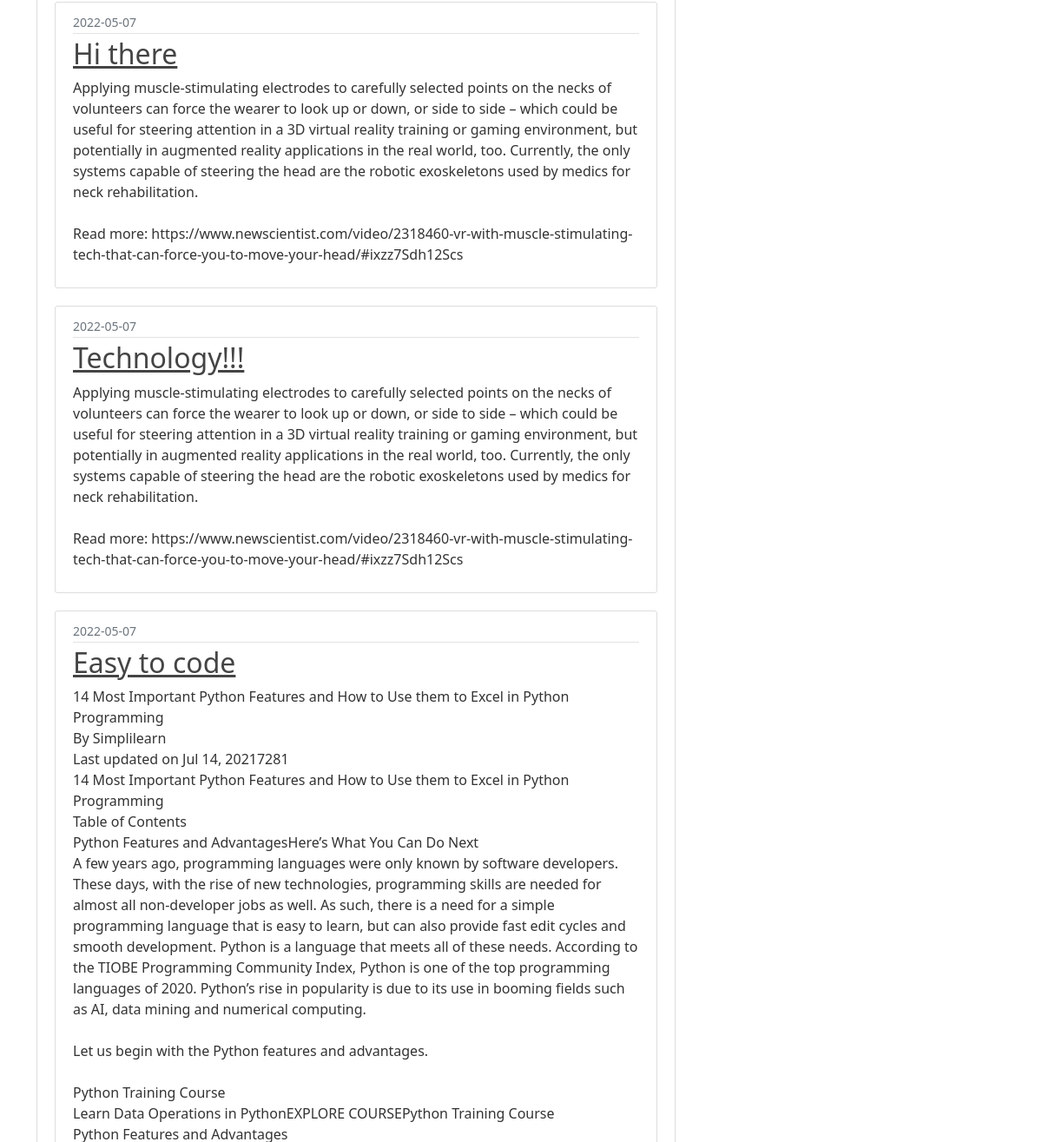
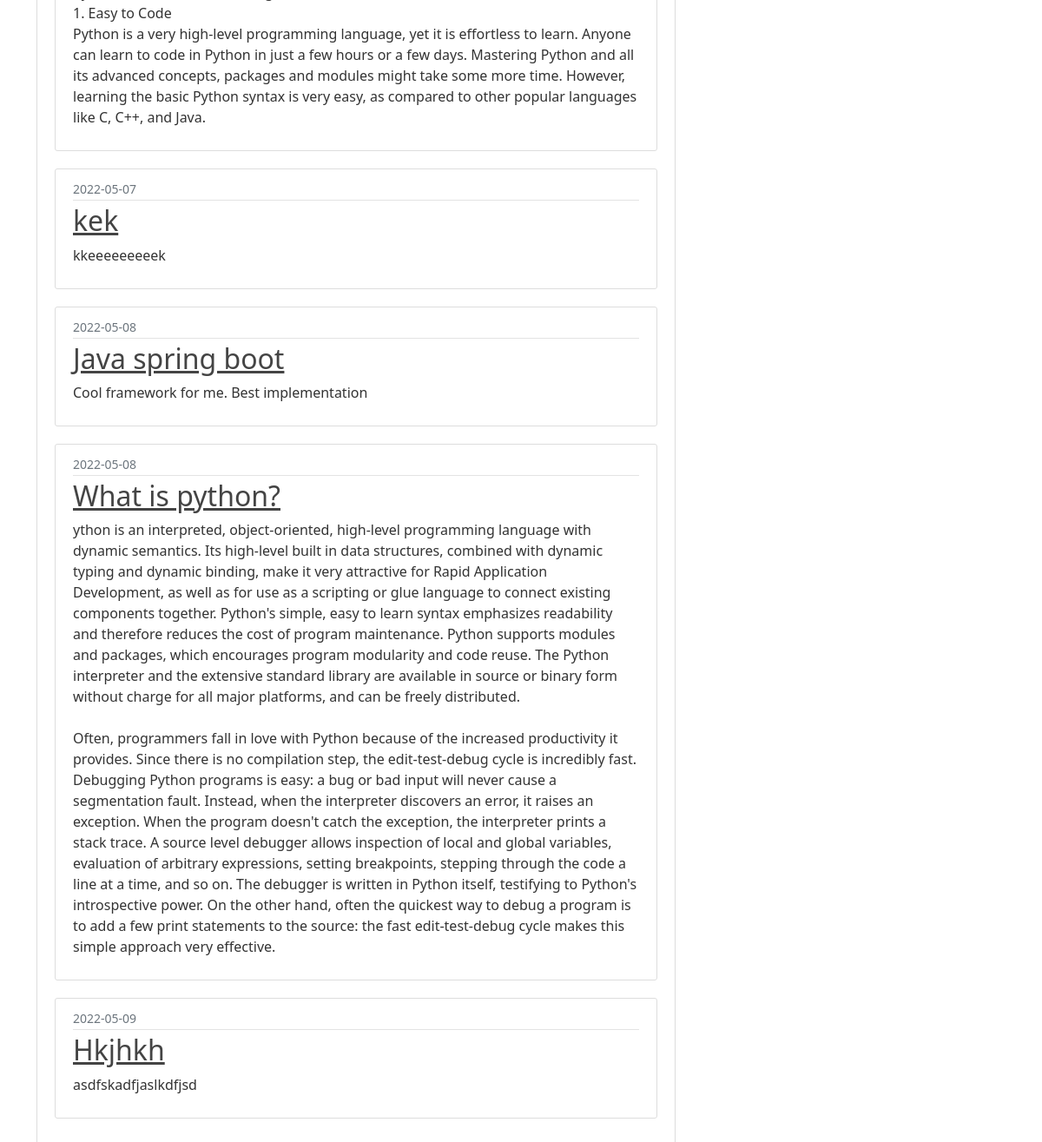
Page /account (signed in, lower part) on the earlier database version (2 pictures, top to bottom).
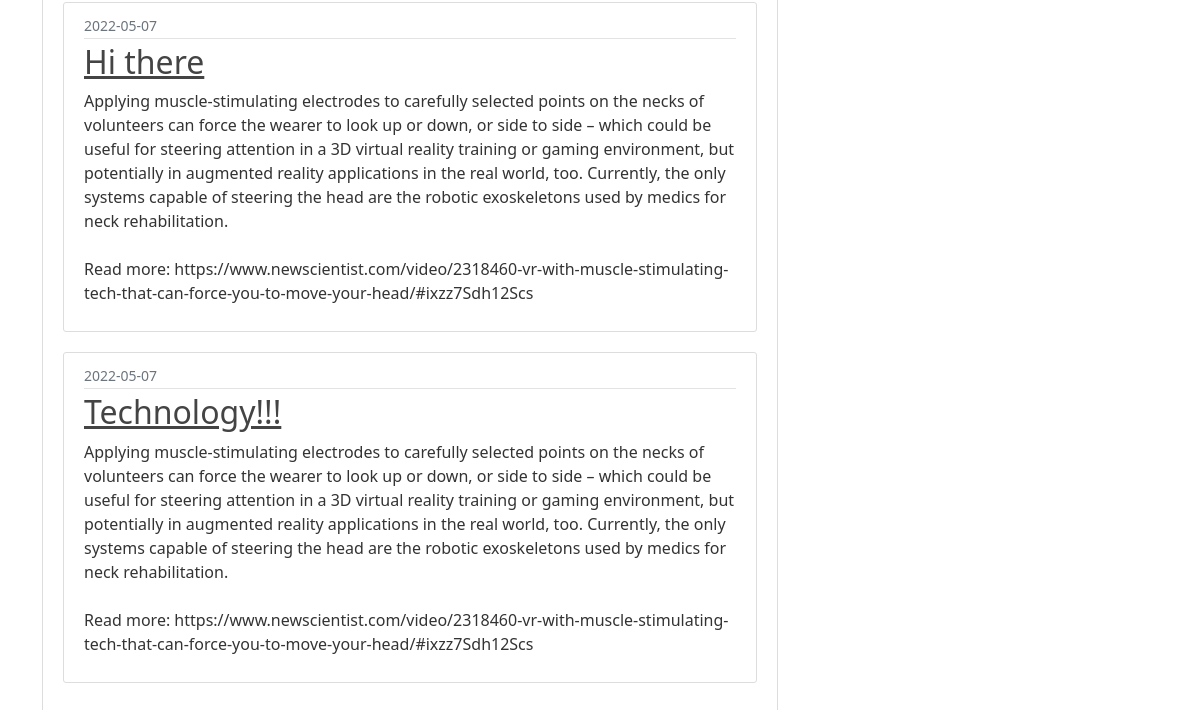
Same page on the later database version.
### blog/models.py (models this page shows, shortened)
class Post(db.Model):
    id = db.Column(db.Integer(), primary_key=True)
    title = db.Column(db.String(length=50), nullable=False)
    content = db.Column(db.String(length=5000), nullable=False)
    date_posted = db.Column(db.DateTime, nullable=False, default=datetime.utcnow)
    owner = db.Column(db.Integer(), db.ForeignKey('user.id'), nullable=False)

### blog/users/routes.py (the view)
@users.route("/account", methods=['GET', 'POST'])
@login_required
def account():
    form = UpdateProfileForm()
    posts = current_user.posts
    if form.validate_on_submit():
        if form.picture.data:
            picture_file = save_picture(form.picture.data)
            current_user.image_file = picture_file
        current_user.username = form.username.data
        current_user.email = form.email.data
        db.session.commit()
        flash('Your account has been updated', 'success')
        return redirect(url_for('account'))
    elif request.method == 'GET':
        form.username.data = current_user.username
        form.email.data = current_user.email
    image_file = url_for('static', filename='images/' + current_user.image_file)
    return render_template('profile.html', title='Account', image_file=image_file, form=form, posts=posts)

### blog/models.py (called while the page is built)
@login_manager.user_loader
def load_user(user_id):
    return User.query.get(int(user_id))

### blog/templates/profile.html (shortened to what this page needs)
{%  extends 'based.html' %}
{%  block content %}
    <div class="content-section">
        <br>
        <br>
        {% for post in posts %}
        <article class="media content-section">
            <div class="media-body">
                <div class="article-metadata">
                    <small class="text-muted">{{ post.date_posted.strftime('%Y-%m-%d') }}</small>
                </div>
                <h2><a href="{{ url_for('posts.post', post_id=post.id) }}" class="article-title"> {{ post.title }}</a></h2>
                <p class="article-content"> {{ post.content }}</p>
            </div>
        </article>
    {%  endfor %}
    </div>
{% endblock %}

Differences in the rows shown:
removed Post: date_posted "2022-05-07", title "Easy to code", content "14 Most Important Python Features and How to Use them to Excel in Python Programming By Simplilearn Last updated on Jul 14, 20217281 14 Most Important Python Features and How to Use them to Excel in Python Programming Table of Contents Python Features and AdvantagesHere’s What You Can Do Next A few years ago, programming languages were only known by software developers. These days, with the rise of new technologies, programming skills are needed for almost all non-developer jobs as well. As such, there is a need for a simple programming language that is easy to learn, but can also provide fast edit cycles and smooth development. Python is a language that meets all of these needs. According…"
removed Post: date_posted "2022-05-07", title "kek", content "kkeeeeeeeeek"
removed Post: date_posted "2022-05-08", title "Java spring boot", content "Cool framework for me. Best implementation"
removed Post: date_posted "2022-05-08", title "What is python?", content "ython is an interpreted, object-oriented, high-level programming language with dynamic semantics. Its high-level built in data structures, combined with dynamic typing and dynamic binding, make it very attractive for Rapid Application Development, as well as for use as a scripting or glue language to connect existing components together. Python's simple, easy to learn syntax emphasizes readability and therefore reduces the cost of program maintenance. Python supports modules and packages, which encourages program modularity and code reuse. The Python interpreter and the extensive standard library are available in source or binary form without charge for all major platforms, and can be…"
removed Post: date_posted "2022-05-09", title "Hkjhkh", content "asdfskadfjaslkdfjsd"
